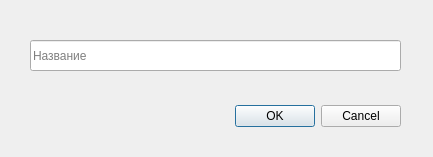
<?xml version="1.0" encoding="UTF-8"?>
<ui version="4.0">
 <class>NewCategory</class>
 <widget class="QDialog" name="NewCategory">
  <property name="geometry">
   <rect>
    <x>0</x>
    <y>0</y>
    <width>433</width>
    <height>157</height>
   </rect>
  </property>
  <property name="windowTitle">
   <string>Новая категория</string>
  </property>
  <widget class="QDialogButtonBox" name="buttonBox">
   <property name="geometry">
    <rect>
     <x>190</x>
     <y>100</y>
     <width>211</width>
     <height>32</height>
    </rect>
   </property>
   <property name="orientation">
    <enum>Qt::Horizontal</enum>
   </property>
   <property name="standardButtons">
    <set>QDialogButtonBox::Cancel|QDialogButtonBox::Ok</set>
   </property>
  </widget>
  <widget class="QLineEdit" name="category_name">
   <property name="geometry">
    <rect>
     <x>30</x>
     <y>40</y>
     <width>371</width>
     <height>31</height>
    </rect>
   </property>
   <property name="placeholderText">
    <string>Название</string>
   </property>
  </widget>
 </widget>
 <resources/>
 <connections>
  <connection>
   <sender>buttonBox</sender>
   <signal>accepted()</signal>
   <receiver>NewCategory</receiver>
   <slot>accept()</slot>
   <hints>
    <hint type="sourcelabel">
     <x>248</x>
     <y>254</y>
    </hint>
    <hint type="destinationlabel">
     <x>157</x>
     <y>274</y>
    </hint>
   </hints>
  </connection>
  <connection>
   <sender>buttonBox</sender>
   <signal>rejected()</signal>
   <receiver>NewCategory</receiver>
   <slot>reject()</slot>
   <hints>
    <hint type="sourcelabel">
     <x>316</x>
     <y>260</y>
    </hint>
    <hint type="destinationlabel">
     <x>286</x>
     <y>274</y>
    </hint>
   </hints>
  </connection>
 </connections>
</ui>
